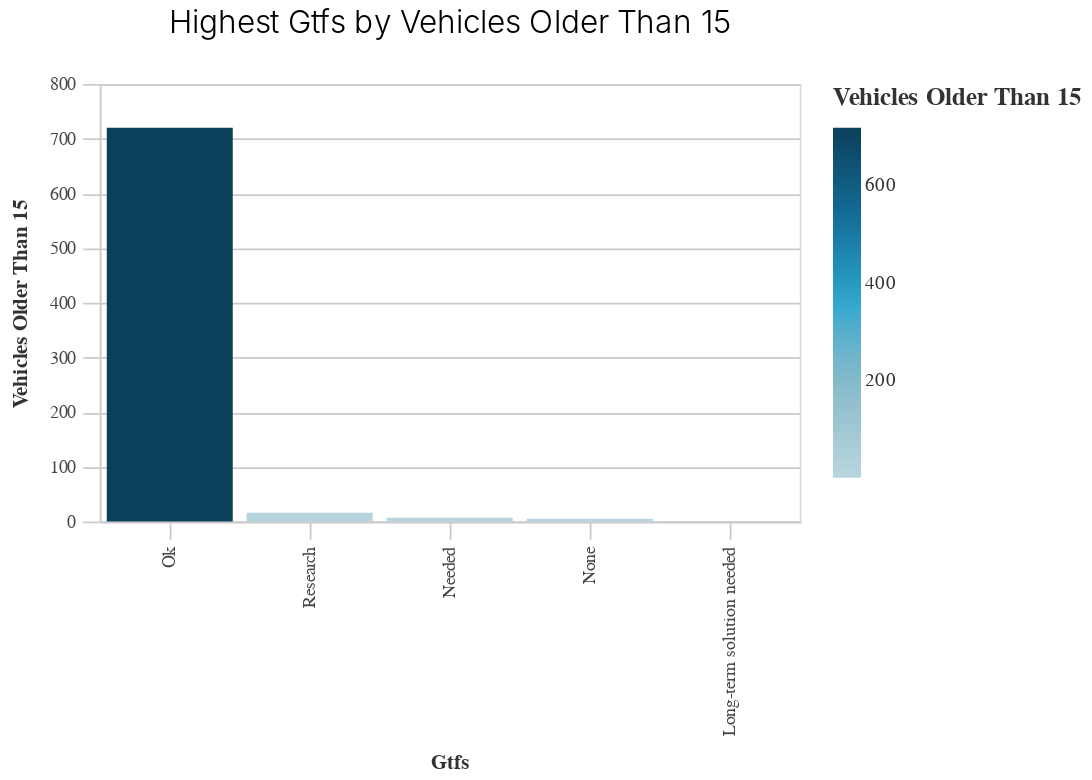

Source (notebook cell):
### Code cell
data_prep.basic_bar_chart(GTFS_fifteen,'GTFS','vehicles_older_than_15')

### Figure 1 — Vega-Lite specification as saved in the notebook (floating-point values rounded to 4 significant figures)
{"config": {"view": {"continuousWidth": 400, "continuousHeight": 300}, "axis": {"domainColor": "#cbcbcb", "grid": true, "gridColor": "#cbcbcb", "gridWidth": 1, "labelColor": "#474747", "labelFont": "Nunito Sans", "labelFontSize": 10, "labelPadding": 4, "tickColor": "#cbcbcb", "tickSize": 10, "titleColor": "#333", "titleFont": "Raleway", "titleFontSize": 12, "titlePadding": 10}, "axisBand": {"grid": false}, "background": "white", "font": "Raleway", "header": {"labelFont": "Nunito Sans", "titleFont": "Raleway"}, "legend": {"labelColor": "#333", "labelFont": "Nunito Sans", "labelFontSize": 11, "labelLimit": 0, "padding": 1, "symbolSize": 30, "symbolType": "square", "titleColor": "#333", "titleFont": "Raleway", "titleFontSize": 14, "titlePadding": 10}, "title": {"anchor": "middle", "font": "Raleway", "fontSize": 18, "fontWeight": 300, "offset": 20}}, "data": {"name": "data-01cd07e996ab1490d60f406bc8f0210f"}, "mark": "bar", "encoding": {"color": {"field": "vehicles_older_than_15", "legend": {"title": "Vehicles Older Than 15"}, "scale": {"range": ["#B9D6DF", "#8CBCCB", "#2EA8CE", "#136C97", "#0B405B"]}, "type": "quantitative"}, "x": {"field": "GTFS", "sort": "-y", "title": "Gtfs", "type": "nominal"}, "y": {"field": "vehicles_older_than_15", "title": "Vehicles Older Than 15", "type": "quantitative"}}, "height": 250, "title": "Highest Gtfs by Vehicles Older Than 15", "width": 400, "$schema": "https://vega.github.io/schema/vega-lite/v4.17.0.json", "datasets": {"data-01cd07e996ab1490d60f406bc8f0210f": [{"GTFS": "Long-term solution needed", "vehicles_older_than_15": 1.0, "vehicles_percent_older_than_15": 0.0}, {"GTFS": "Needed", "vehicles_older_than_15": 7.0, "vehicles_percent_older_than_15": 0.0}, {"GTFS": "None", "vehicles_older_than_15": 5.0, "vehicles_percent_older_than_15": 0.0}, {"GTFS": "Ok", "vehicles_older_than_15": 720.0, "vehicles_percent_older_than_15": 0.0}, {"GTFS": "Research", "vehicles_older_than_15": 16.0, "vehicles_percent_older_than_15": 8.163}]}}
